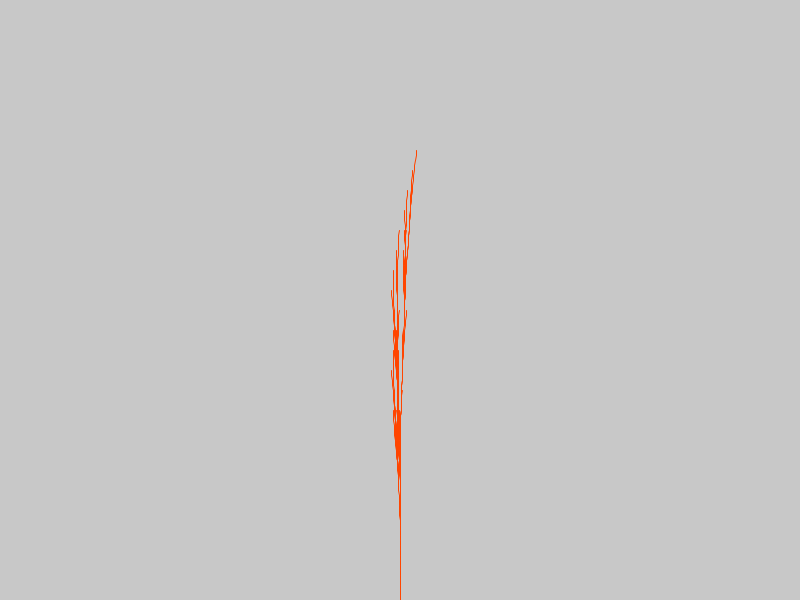
Frame 1 (no input)
Frame 60 (the mouse pressed at the canvas centre just before this capture): identical to frame 1, image omitted
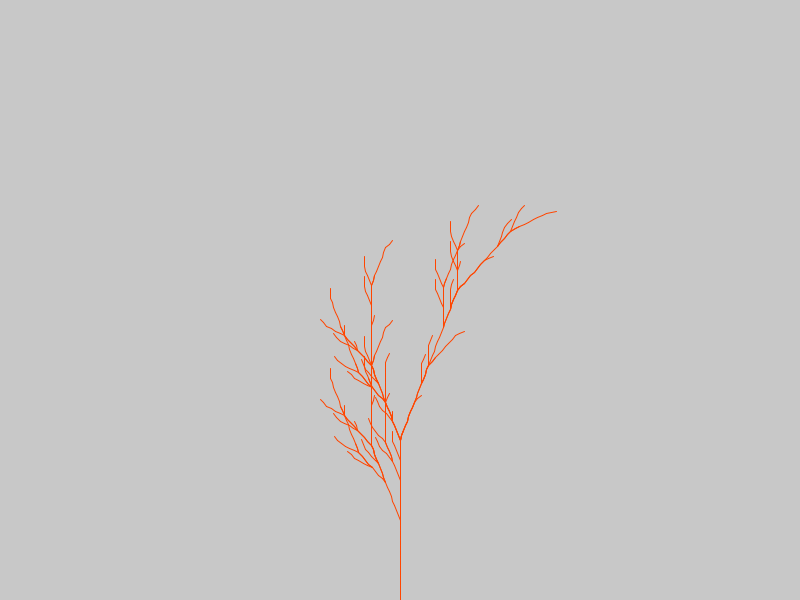
Frame 120 (the mouse held since frame 60 and released just before this capture)

The Processing sketch that drew these frames (run headless with seeded random() and noise(); from frame 60 on, the mouse is pressed at the canvas centre):

// Processing sketch: GMC_LSysteme
// ── GMC_LSysteme.pde
LSystem lsystem;

void setup() {
  size(800, 600);
  smooth(); 
  
  LRule[] rules = { 
    new LRule("X", "F-[[X]+X]+F[+FX]-X"),
    new LRule("F", "FF")
  };
  
  lsystem = new LSystem("X", rules);
}

void draw() {
  background(200);
  translate(width * 0.5, height);

  noFill();
  stroke(255, 69, 0);
  lsystem.theta = map(mouseX, 0, width, radians(2), radians(40));
  lsystem.reset();
  lsystem.simulate(4);
  lsystem.draw();
}

// ── LRule.pde
class LRule {
  String from;
  String to;
    
  public LRule(String from, String to) {
    this.from = from;
    this.to = to;  
  }
}

// ── LSystem.pde
class LSystem {

  String axiom;
  LRule[] rules;

  String produced;

  float startLength = 5.0;
  float drawLength = 5.0;

  float theta = radians(10); 

  public LSystem(String axiom, LRule[] rules) {
    this.axiom = axiom;
    this.rules = rules; 

    this.produced = axiom;
  }


  void reset() {
    produced = axiom;
    drawLength = startLength;
  }


  void simulate(int count) {
    for (int i = 0; i < count; i++) {
      for (int j = 0; j < rules.length; j++) {
        LRule rule = rules[j]; 
        produced = applyRule(produced, rule);
      }
    }
  }


  String applyRule(String prod, LRule rule) {
    //    drawLength = drawLength * 0.6;
    //    generations++;
    String newProduction = prod;          
    newProduction = newProduction.replaceAll(rule.from, rule.to);
    return newProduction;
  }


  void draw() {    
    for (int i = 0; i < produced.length(); i++) {
      char command = produced.charAt(i);

      switch (command) {
      case 'F':
        line(0, 0, 0, -drawLength);
        translate(0, -drawLength);
        break;

      case '+':
        rotate(theta);
        break;

      case '-':
        rotate(-theta);
        break;

      case '[':
        pushMatrix();
        break;

      case ']':
        popMatrix();
        break;

      case 'X':
        // Do nothing
        break;        

      default:
        println("Unknown character in axiom");
        break;
      }
    }
  }
}
